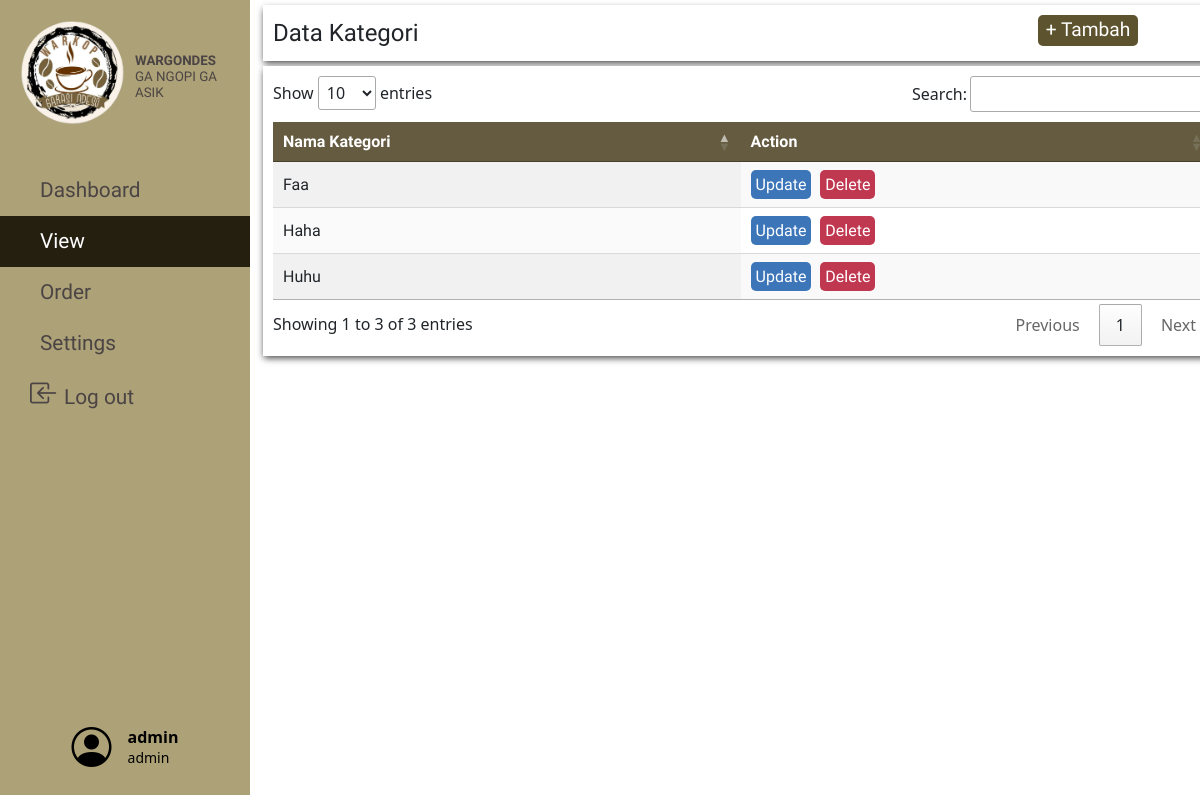
/php/viewKategoriPage.php (signed in), run on an earlier commit of the app's database.
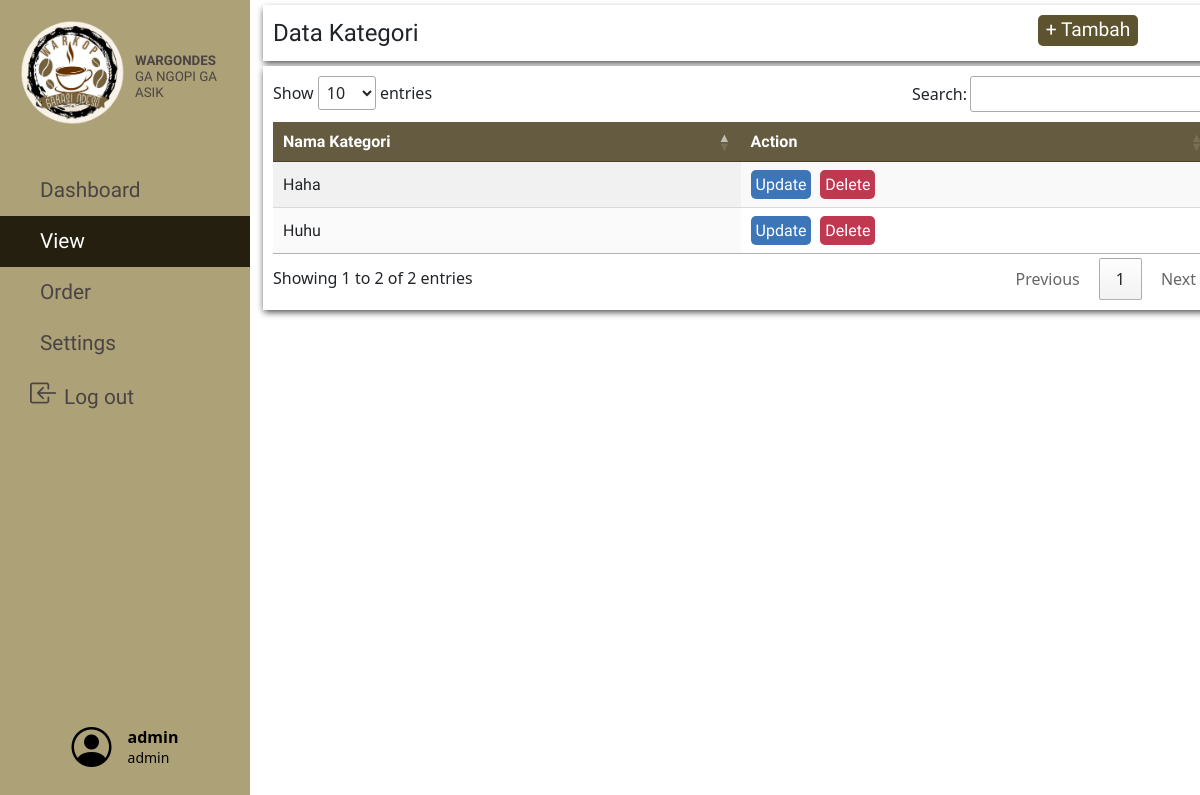
And on a later commit of the database.
### tables this page shows
CREATE TABLE `kategori` (
  `id_kategori` int(11) NOT NULL,
  `nama_kategori` text NOT NULL
);

### php/viewKategoriPage.php (the view, shortened to what this page needs)
<html>
	<?php $page = 'viewPage'; include('../include/header.php');?>
	<?php include('../include/navbar.php');?>
	<?php include('../database/db.php');?>
	<body style="background:url('https://img.freepik.com/free-photo/right-corner-coffee-beans-with-copy-space_23-2148255026.jpg?w=826&t=st=1690722306~exp=1690722906~hmac=857df898b9099e272b7c4738dd9a2e88d4b1ef4aa3c55a6ebd3c8b798e20c916');background-repeat:no-repeat;
background-position: center center;background-size: cover;">
		<div class="label productList">Data Kategori
			<button id="myBtn" style="width:100px;">+ Tambah</button>
		</div>
		<table id="product_list" class="display">
			<thead>
				<tr>
					<th>Nama Kategori</th>
					<th>Action</th>
				</tr>
			</thead>
				<tbody>
					<?php
						$sql = "SELECT * FROM kategori";
						$result = $conn->query($sql);
					?>
					<?php if ($result->num_rows > 0): ?>
						<?php while($row = $result->fetch_assoc()): ?>
							<tr>
								<td><?php echo $row["nama_kategori"]; ?></td>
								<td><button class="action update"
								data-id-kategori="<?php echo $row["id_kategori"];?>"
								data-nama-kategori="<?php echo $row["nama_kategori"]; ?>"
								>Update</button>
								<a onclick="return alert('Product Deleted');" href="../actions/kategori_delete.php?kat=<?php echo $row["id_kategori"];?>" class="action delete">Delete</td>
							</tr>
						<?php endwhile; ?>
					<?php endif; ?>
				</tbody>
		</table>
	</body>
</html>

What changed in the data, as far as the page shows it:
removed kategori: nama_kategori "Faa"
Also different on the page:
text written by a page script: "Show entries Search: Showing 1 to 3 of 3 entries Previous 1 Next" → "Show entries Search: Showing 1 to 2 of 2 entries Previous 1 Next"
